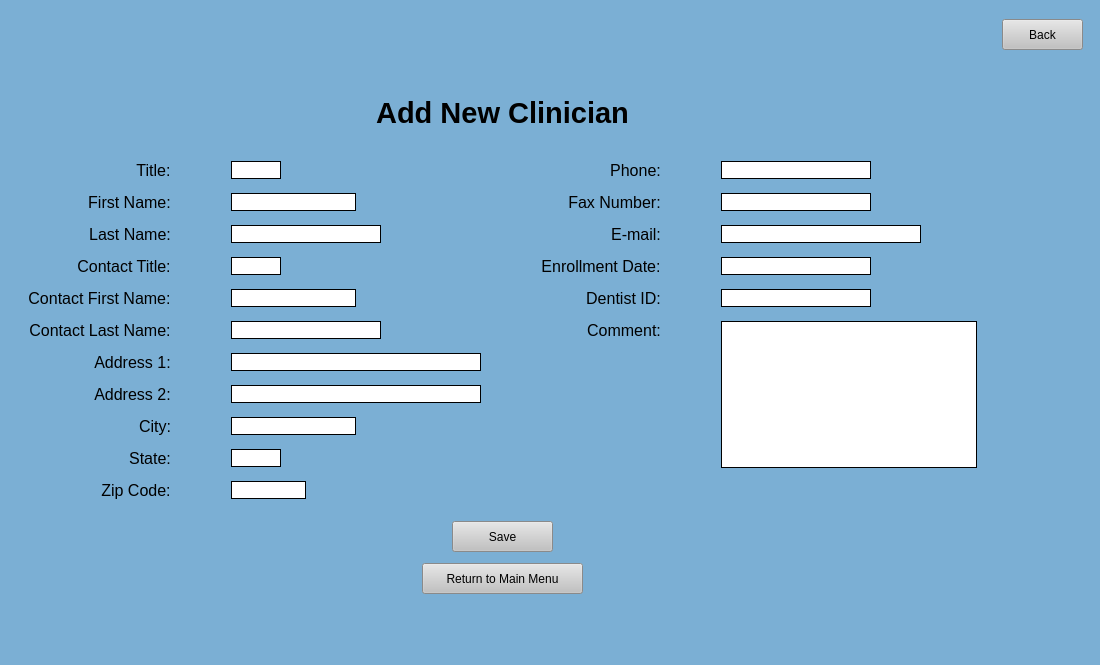
<?xml version="1.0" encoding="UTF-8"?>
<ui version="4.0">
 <class>AddClinicians</class>
 <widget class="QMainWindow" name="AddClinicians">
  <property name="windowModality">
   <enum>Qt::NonModal</enum>
  </property>
  <property name="enabled">
   <bool>true</bool>
  </property>
  <property name="geometry">
   <rect>
    <x>0</x>
    <y>0</y>
    <width>1100</width>
    <height>665</height>
   </rect>
  </property>
  <property name="minimumSize">
   <size>
    <width>1100</width>
    <height>665</height>
   </size>
  </property>
  <property name="maximumSize">
   <size>
    <width>1600</width>
    <height>1200</height>
   </size>
  </property>
  <property name="sizeIncrement">
   <size>
    <width>5</width>
    <height>5</height>
   </size>
  </property>
  <property name="windowTitle">
   <string>MainWindow</string>
  </property>
  <property name="styleSheet">
   <string notr="true">background-color: rgb(123, 175, 212);</string>
  </property>
  <widget class="QWidget" name="centralwidget">
   <layout class="QGridLayout" name="gridLayout">
    <item row="1" column="0">
     <spacer name="horizontalSpacer">
      <property name="orientation">
       <enum>Qt::Horizontal</enum>
      </property>
      <property name="sizeHint" stdset="0">
       <size>
        <width>40</width>
        <height>20</height>
       </size>
      </property>
     </spacer>
    </item>
    <item row="1" column="1">
     <widget class="QPushButton" name="back_2">
      <property name="minimumSize">
       <size>
        <width>81</width>
        <height>31</height>
       </size>
      </property>
      <property name="maximumSize">
       <size>
        <width>81</width>
        <height>31</height>
       </size>
      </property>
      <property name="cursor">
       <cursorShape>PointingHandCursor</cursorShape>
      </property>
      <property name="styleSheet">
       <string notr="true">QPushButton:hover {

background-color: rgb(210, 210, 210);

}

QPushButton {

background-color: rgb(193, 193, 193);

}</string>
      </property>
      <property name="text">
       <string>Back</string>
      </property>
     </widget>
    </item>
    <item row="3" column="0">
     <layout class="QVBoxLayout" name="verticalLayout">
      <property name="topMargin">
       <number>0</number>
      </property>
      <item>
       <widget class="QLabel" name="label">
        <property name="text">
         <string>&lt;html&gt;&lt;head/&gt;&lt;body&gt;&lt;p align=&quot;center&quot;&gt;&lt;span style=&quot; font-size:22pt; font-weight:600;&quot;&gt;Add New Clinician&lt;/span&gt;&lt;/p&gt;&lt;/body&gt;&lt;/html&gt;</string>
        </property>
       </widget>
      </item>
      <item>
       <spacer name="verticalSpacer">
        <property name="orientation">
         <enum>Qt::Vertical</enum>
        </property>
        <property name="sizeType">
         <enum>QSizePolicy::Minimum</enum>
        </property>
        <property name="sizeHint" stdset="0">
         <size>
          <width>10</width>
          <height>25</height>
         </size>
        </property>
       </spacer>
      </item>
      <item>
       <layout class="QHBoxLayout" name="horizontalLayout">
        <property name="topMargin">
         <number>0</number>
        </property>
        <item>
         <spacer name="horizontalSpacer_5">
          <property name="orientation">
           <enum>Qt::Horizontal</enum>
          </property>
          <property name="sizeHint" stdset="0">
           <size>
            <width>10</width>
            <height>10</height>
           </size>
          </property>
         </spacer>
        </item>
        <item>
         <layout class="QGridLayout" name="gridLayout_3">
          <property name="horizontalSpacing">
           <number>60</number>
          </property>
          <property name="verticalSpacing">
           <number>13</number>
          </property>
          <item row="3" column="3">
           <widget class="QLineEdit" name="enrollmentDate">
            <property name="sizePolicy">
             <sizepolicy hsizetype="Fixed" vsizetype="Fixed">
              <horstretch>0</horstretch>
              <verstretch>0</verstretch>
             </sizepolicy>
            </property>
            <property name="minimumSize">
             <size>
              <width>150</width>
              <height>0</height>
             </size>
            </property>
            <property name="maximumSize">
             <size>
              <width>125</width>
              <height>16777215</height>
             </size>
            </property>
            <property name="styleSheet">
             <string notr="true">background-color: rgb(255, 255, 255);
border-style: solid;
border-width: 1px</string>
            </property>
           </widget>
          </item>
          <item row="1" column="1">
           <widget class="QLineEdit" name="firstName">
            <property name="sizePolicy">
             <sizepolicy hsizetype="Fixed" vsizetype="Fixed">
              <horstretch>0</horstretch>
              <verstretch>0</verstretch>
             </sizepolicy>
            </property>
            <property name="maximumSize">
             <size>
              <width>125</width>
              <height>16777215</height>
             </size>
            </property>
            <property name="styleSheet">
             <string notr="true">background-color: rgb(255, 255, 255);
border-style: solid;
border-width: 1px</string>
            </property>
           </widget>
          </item>
          <item row="1" column="0" alignment="Qt::AlignRight">
           <widget class="QLabel" name="label_6">
            <property name="text">
             <string>&lt;html&gt;&lt;head/&gt;&lt;body&gt;&lt;p align=&quot;center&quot;&gt;&lt;span style=&quot; font-size:12pt;&quot;&gt;First Name:&lt;/span&gt;&lt;/p&gt;&lt;/body&gt;&lt;/html&gt;</string>
            </property>
            <property name="alignment">
             <set>Qt::AlignRight|Qt::AlignTrailing|Qt::AlignVCenter</set>
            </property>
           </widget>
          </item>
          <item row="0" column="1" alignment="Qt::AlignLeft">
           <widget class="QLineEdit" name="title">
            <property name="sizePolicy">
             <sizepolicy hsizetype="Fixed" vsizetype="Fixed">
              <horstretch>0</horstretch>
              <verstretch>0</verstretch>
             </sizepolicy>
            </property>
            <property name="minimumSize">
             <size>
              <width>50</width>
              <height>0</height>
             </size>
            </property>
            <property name="maximumSize">
             <size>
              <width>50</width>
              <height>16777215</height>
             </size>
            </property>
            <property name="styleSheet">
             <string notr="true">background-color: rgb(255, 255, 255);
border-style: solid;
border-width: 1px</string>
            </property>
           </widget>
          </item>
          <item row="0" column="0" alignment="Qt::AlignRight">
           <widget class="QLabel" name="label_41">
            <property name="text">
             <string>&lt;html&gt;&lt;head/&gt;&lt;body&gt;&lt;p align=&quot;center&quot;&gt;&lt;span style=&quot; font-size:12pt;&quot;&gt;Title:&lt;/span&gt;&lt;/p&gt;&lt;/body&gt;&lt;/html&gt;</string>
            </property>
            <property name="alignment">
             <set>Qt::AlignRight|Qt::AlignTrailing|Qt::AlignVCenter</set>
            </property>
           </widget>
          </item>
          <item row="3" column="2" alignment="Qt::AlignRight">
           <widget class="QLabel" name="label_39">
            <property name="text">
             <string>&lt;html&gt;&lt;head/&gt;&lt;body&gt;&lt;p align=&quot;center&quot;&gt;&lt;span style=&quot; font-size:12pt;&quot;&gt;Enrollment Date:&lt;/span&gt;&lt;/p&gt;&lt;/body&gt;&lt;/html&gt;</string>
            </property>
            <property name="alignment">
             <set>Qt::AlignRight|Qt::AlignTrailing|Qt::AlignVCenter</set>
            </property>
           </widget>
          </item>
          <item row="7" column="1">
           <widget class="QLineEdit" name="address2">
            <property name="minimumSize">
             <size>
              <width>250</width>
              <height>0</height>
             </size>
            </property>
            <property name="styleSheet">
             <string notr="true">background-color: rgb(255, 255, 255);
border-style: solid;
border-width: 1px</string>
            </property>
           </widget>
          </item>
          <item row="5" column="0" alignment="Qt::AlignRight">
           <widget class="QLabel" name="label_51">
            <property name="text">
             <string>&lt;html&gt;&lt;head/&gt;&lt;body&gt;&lt;p align=&quot;center&quot;&gt;&lt;span style=&quot; font-size:12pt;&quot;&gt;Contact Last Name:&lt;/span&gt;&lt;/p&gt;&lt;/body&gt;&lt;/html&gt;</string>
            </property>
            <property name="alignment">
             <set>Qt::AlignRight|Qt::AlignTrailing|Qt::AlignVCenter</set>
            </property>
           </widget>
          </item>
          <item row="0" column="2" alignment="Qt::AlignRight">
           <widget class="QLabel" name="label_50">
            <property name="text">
             <string>&lt;html&gt;&lt;head/&gt;&lt;body&gt;&lt;p align=&quot;center&quot;&gt;&lt;span style=&quot; font-size:12pt;&quot;&gt;Phone:&lt;/span&gt;&lt;/p&gt;&lt;/body&gt;&lt;/html&gt;</string>
            </property>
            <property name="alignment">
             <set>Qt::AlignRight|Qt::AlignTrailing|Qt::AlignVCenter</set>
            </property>
           </widget>
          </item>
          <item row="3" column="1">
           <widget class="QLineEdit" name="contactTitle">
            <property name="minimumSize">
             <size>
              <width>50</width>
              <height>0</height>
             </size>
            </property>
            <property name="maximumSize">
             <size>
              <width>50</width>
              <height>16777215</height>
             </size>
            </property>
            <property name="styleSheet">
             <string notr="true">background-color: rgb(255, 255, 255);
border-style: solid;
border-width: 1px</string>
            </property>
           </widget>
          </item>
          <item row="4" column="1">
           <widget class="QLineEdit" name="contactFirstName">
            <property name="maximumSize">
             <size>
              <width>125</width>
              <height>16777215</height>
             </size>
            </property>
            <property name="styleSheet">
             <string notr="true">background-color: rgb(255, 255, 255);
border-style: solid;
border-width: 1px</string>
            </property>
           </widget>
          </item>
          <item row="10" column="1">
           <widget class="QLineEdit" name="zip">
            <property name="maximumSize">
             <size>
              <width>75</width>
              <height>16777215</height>
             </size>
            </property>
            <property name="styleSheet">
             <string notr="true">background-color: rgb(255, 255, 255);
border-style: solid;
border-width: 1px</string>
            </property>
           </widget>
          </item>
          <item row="5" column="1">
           <widget class="QLineEdit" name="contactLastName">
            <property name="maximumSize">
             <size>
              <width>150</width>
              <height>16777215</height>
             </size>
            </property>
            <property name="styleSheet">
             <string notr="true">background-color: rgb(255, 255, 255);
border-style: solid;
border-width: 1px</string>
            </property>
           </widget>
          </item>
          <item row="6" column="1">
           <widget class="QLineEdit" name="address1">
            <property name="minimumSize">
             <size>
              <width>250</width>
              <height>0</height>
             </size>
            </property>
            <property name="styleSheet">
             <string notr="true">background-color: rgb(255, 255, 255);
border-style: solid;
border-width: 1px</string>
            </property>
           </widget>
          </item>
          <item row="1" column="3">
           <widget class="QLineEdit" name="fax">
            <property name="sizePolicy">
             <sizepolicy hsizetype="Fixed" vsizetype="Fixed">
              <horstretch>0</horstretch>
              <verstretch>0</verstretch>
             </sizepolicy>
            </property>
            <property name="minimumSize">
             <size>
              <width>150</width>
              <height>0</height>
             </size>
            </property>
            <property name="maximumSize">
             <size>
              <width>125</width>
              <height>16777215</height>
             </size>
            </property>
            <property name="styleSheet">
             <string notr="true">background-color: rgb(255, 255, 255);
border-style: solid;
border-width: 1px</string>
            </property>
           </widget>
          </item>
          <item row="1" column="2" alignment="Qt::AlignRight">
           <widget class="QLabel" name="label_10">
            <property name="text">
             <string>&lt;html&gt;&lt;head/&gt;&lt;body&gt;&lt;p align=&quot;center&quot;&gt;&lt;span style=&quot; font-size:12pt;&quot;&gt;Fax Number:&lt;/span&gt;&lt;/p&gt;&lt;/body&gt;&lt;/html&gt;</string>
            </property>
            <property name="alignment">
             <set>Qt::AlignRight|Qt::AlignTrailing|Qt::AlignVCenter</set>
            </property>
           </widget>
          </item>
          <item row="2" column="2" alignment="Qt::AlignRight">
           <widget class="QLabel" name="label_42">
            <property name="text">
             <string>&lt;html&gt;&lt;head/&gt;&lt;body&gt;&lt;p align=&quot;center&quot;&gt;&lt;span style=&quot; font-size:12pt;&quot;&gt;E-mail:&lt;/span&gt;&lt;/p&gt;&lt;/body&gt;&lt;/html&gt;</string>
            </property>
            <property name="alignment">
             <set>Qt::AlignRight|Qt::AlignTrailing|Qt::AlignVCenter</set>
            </property>
           </widget>
          </item>
          <item row="2" column="3">
           <widget class="QLineEdit" name="email">
            <property name="sizePolicy">
             <sizepolicy hsizetype="Fixed" vsizetype="Fixed">
              <horstretch>0</horstretch>
              <verstretch>0</verstretch>
             </sizepolicy>
            </property>
            <property name="minimumSize">
             <size>
              <width>200</width>
              <height>0</height>
             </size>
            </property>
            <property name="maximumSize">
             <size>
              <width>175</width>
              <height>16777215</height>
             </size>
            </property>
            <property name="styleSheet">
             <string notr="true">background-color: rgb(255, 255, 255);
border-style: solid;
border-width: 1px</string>
            </property>
           </widget>
          </item>
          <item row="7" column="0" alignment="Qt::AlignRight">
           <widget class="QLabel" name="label_40">
            <property name="text">
             <string>&lt;html&gt;&lt;head/&gt;&lt;body&gt;&lt;p align=&quot;center&quot;&gt;&lt;span style=&quot; font-size:12pt;&quot;&gt;Address 2:&lt;/span&gt;&lt;/p&gt;&lt;/body&gt;&lt;/html&gt;</string>
            </property>
            <property name="alignment">
             <set>Qt::AlignRight|Qt::AlignTrailing|Qt::AlignVCenter</set>
            </property>
           </widget>
          </item>
          <item row="0" column="3">
           <widget class="QLineEdit" name="phone">
            <property name="sizePolicy">
             <sizepolicy hsizetype="Fixed" vsizetype="Fixed">
              <horstretch>0</horstretch>
              <verstretch>0</verstretch>
             </sizepolicy>
            </property>
            <property name="minimumSize">
             <size>
              <width>150</width>
              <height>0</height>
             </size>
            </property>
            <property name="maximumSize">
             <size>
              <width>125</width>
              <height>16777215</height>
             </size>
            </property>
            <property name="styleSheet">
             <string notr="true">background-color: rgb(255, 255, 255);
border-style: solid;
border-width: 1px</string>
            </property>
           </widget>
          </item>
          <item row="6" column="0" alignment="Qt::AlignRight">
           <widget class="QLabel" name="label_45">
            <property name="text">
             <string>&lt;html&gt;&lt;head/&gt;&lt;body&gt;&lt;p align=&quot;center&quot;&gt;&lt;span style=&quot; font-size:12pt;&quot;&gt;Address 1:&lt;/span&gt;&lt;/p&gt;&lt;/body&gt;&lt;/html&gt;</string>
            </property>
            <property name="alignment">
             <set>Qt::AlignRight|Qt::AlignTrailing|Qt::AlignVCenter</set>
            </property>
           </widget>
          </item>
          <item row="3" column="0" alignment="Qt::AlignRight">
           <widget class="QLabel" name="label_44">
            <property name="text">
             <string>&lt;html&gt;&lt;head/&gt;&lt;body&gt;&lt;p align=&quot;center&quot;&gt;&lt;span style=&quot; font-size:12pt;&quot;&gt;Contact Title:&lt;/span&gt;&lt;/p&gt;&lt;/body&gt;&lt;/html&gt;</string>
            </property>
            <property name="alignment">
             <set>Qt::AlignRight|Qt::AlignTrailing|Qt::AlignVCenter</set>
            </property>
           </widget>
          </item>
          <item row="2" column="0" alignment="Qt::AlignRight">
           <widget class="QLabel" name="label_43">
            <property name="text">
             <string>&lt;html&gt;&lt;head/&gt;&lt;body&gt;&lt;p align=&quot;center&quot;&gt;&lt;span style=&quot; font-size:12pt;&quot;&gt;Last Name:&lt;/span&gt;&lt;/p&gt;&lt;/body&gt;&lt;/html&gt;</string>
            </property>
            <property name="alignment">
             <set>Qt::AlignRight|Qt::AlignTrailing|Qt::AlignVCenter</set>
            </property>
           </widget>
          </item>
          <item row="8" column="1">
           <widget class="QLineEdit" name="city">
            <property name="maximumSize">
             <size>
              <width>125</width>
              <height>16777215</height>
             </size>
            </property>
            <property name="styleSheet">
             <string notr="true">background-color: rgb(255, 255, 255);
border-style: solid;
border-width: 1px</string>
            </property>
           </widget>
          </item>
          <item row="8" column="0" alignment="Qt::AlignRight">
           <widget class="QLabel" name="label_47">
            <property name="text">
             <string>&lt;html&gt;&lt;head/&gt;&lt;body&gt;&lt;p align=&quot;center&quot;&gt;&lt;span style=&quot; font-size:12pt;&quot;&gt;City:&lt;/span&gt;&lt;/p&gt;&lt;/body&gt;&lt;/html&gt;</string>
            </property>
            <property name="alignment">
             <set>Qt::AlignRight|Qt::AlignTrailing|Qt::AlignVCenter</set>
            </property>
           </widget>
          </item>
          <item row="4" column="0" alignment="Qt::AlignRight">
           <widget class="QLabel" name="label_46">
            <property name="text">
             <string>&lt;html&gt;&lt;head/&gt;&lt;body&gt;&lt;p align=&quot;center&quot;&gt;&lt;span style=&quot; font-size:12pt;&quot;&gt;Contact First Name:&lt;/span&gt;&lt;/p&gt;&lt;/body&gt;&lt;/html&gt;</string>
            </property>
            <property name="alignment">
             <set>Qt::AlignRight|Qt::AlignTrailing|Qt::AlignVCenter</set>
            </property>
           </widget>
          </item>
          <item row="10" column="0" alignment="Qt::AlignRight">
           <widget class="QLabel" name="label_48">
            <property name="text">
             <string>&lt;html&gt;&lt;head/&gt;&lt;body&gt;&lt;p align=&quot;center&quot;&gt;&lt;span style=&quot; font-size:12pt;&quot;&gt;Zip Code:&lt;/span&gt;&lt;/p&gt;&lt;/body&gt;&lt;/html&gt;</string>
            </property>
            <property name="alignment">
             <set>Qt::AlignRight|Qt::AlignTrailing|Qt::AlignVCenter</set>
            </property>
           </widget>
          </item>
          <item row="9" column="1">
           <widget class="QLineEdit" name="state">
            <property name="maximumSize">
             <size>
              <width>50</width>
              <height>16777215</height>
             </size>
            </property>
            <property name="styleSheet">
             <string notr="true">background-color: rgb(255, 255, 255);
border-style: solid;
border-width: 1px</string>
            </property>
           </widget>
          </item>
          <item row="9" column="0" alignment="Qt::AlignRight">
           <widget class="QLabel" name="label_49">
            <property name="text">
             <string>&lt;html&gt;&lt;head/&gt;&lt;body&gt;&lt;p align=&quot;center&quot;&gt;&lt;span style=&quot; font-size:12pt;&quot;&gt;State:&lt;/span&gt;&lt;/p&gt;&lt;/body&gt;&lt;/html&gt;</string>
            </property>
            <property name="alignment">
             <set>Qt::AlignRight|Qt::AlignTrailing|Qt::AlignVCenter</set>
            </property>
           </widget>
          </item>
          <item row="2" column="1">
           <widget class="QLineEdit" name="lastName">
            <property name="sizePolicy">
             <sizepolicy hsizetype="Fixed" vsizetype="Fixed">
              <horstretch>0</horstretch>
              <verstretch>0</verstretch>
             </sizepolicy>
            </property>
            <property name="minimumSize">
             <size>
              <width>150</width>
              <height>0</height>
             </size>
            </property>
            <property name="maximumSize">
             <size>
              <width>150</width>
              <height>16777215</height>
             </size>
            </property>
            <property name="styleSheet">
             <string notr="true">background-color: rgb(255, 255, 255);
border-style: solid;
border-width: 1px</string>
            </property>
           </widget>
          </item>
          <item row="5" column="2" alignment="Qt::AlignRight">
           <widget class="QLabel" name="label_38">
            <property name="text">
             <string>&lt;html&gt;&lt;head/&gt;&lt;body&gt;&lt;p align=&quot;center&quot;&gt;&lt;span style=&quot; font-size:12pt;&quot;&gt;Comment:&lt;/span&gt;&lt;/p&gt;&lt;/body&gt;&lt;/html&gt;</string>
            </property>
            <property name="alignment">
             <set>Qt::AlignRight|Qt::AlignTrailing|Qt::AlignVCenter</set>
            </property>
           </widget>
          </item>
          <item row="4" column="2" alignment="Qt::AlignRight">
           <widget class="QLabel" name="dentistIDLabel">
            <property name="text">
             <string>&lt;html&gt;&lt;head/&gt;&lt;body&gt;&lt;p align=&quot;center&quot;&gt;&lt;span style=&quot; font-size:12pt;&quot;&gt;Dentist ID:&lt;/span&gt;&lt;/p&gt;&lt;/body&gt;&lt;/html&gt;</string>
            </property>
            <property name="alignment">
             <set>Qt::AlignRight|Qt::AlignTrailing|Qt::AlignVCenter</set>
            </property>
           </widget>
          </item>
          <item row="4" column="3">
           <widget class="QLineEdit" name="dentistID">
            <property name="sizePolicy">
             <sizepolicy hsizetype="Fixed" vsizetype="Fixed">
              <horstretch>0</horstretch>
              <verstretch>0</verstretch>
             </sizepolicy>
            </property>
            <property name="minimumSize">
             <size>
              <width>150</width>
              <height>0</height>
             </size>
            </property>
            <property name="maximumSize">
             <size>
              <width>125</width>
              <height>16777215</height>
             </size>
            </property>
            <property name="styleSheet">
             <string notr="true">background-color: rgb(255, 255, 255);
border-style: solid;
border-width: 1px</string>
            </property>
           </widget>
          </item>
          <item row="5" column="3" rowspan="5">
           <widget class="QTextEdit" name="comment">
            <property name="sizePolicy">
             <sizepolicy hsizetype="Fixed" vsizetype="Fixed">
              <horstretch>0</horstretch>
              <verstretch>0</verstretch>
             </sizepolicy>
            </property>
            <property name="minimumSize">
             <size>
              <width>100</width>
              <height>75</height>
             </size>
            </property>
            <property name="styleSheet">
             <string notr="true">background-color: rgb(255, 255, 255);
border-style: solid;
border-width: 1px</string>
            </property>
           </widget>
          </item>
         </layout>
        </item>
        <item>
         <spacer name="horizontalSpacer_4">
          <property name="orientation">
           <enum>Qt::Horizontal</enum>
          </property>
          <property name="sizeHint" stdset="0">
           <size>
            <width>10</width>
            <height>10</height>
           </size>
          </property>
         </spacer>
        </item>
       </layout>
      </item>
      <item>
       <spacer name="verticalSpacer_7">
        <property name="orientation">
         <enum>Qt::Vertical</enum>
        </property>
        <property name="sizeType">
         <enum>QSizePolicy::Minimum</enum>
        </property>
        <property name="sizeHint" stdset="0">
         <size>
          <width>5</width>
          <height>15</height>
         </size>
        </property>
       </spacer>
      </item>
      <item alignment="Qt::AlignHCenter">
       <widget class="QPushButton" name="save">
        <property name="sizePolicy">
         <sizepolicy hsizetype="Fixed" vsizetype="Fixed">
          <horstretch>0</horstretch>
          <verstretch>0</verstretch>
         </sizepolicy>
        </property>
        <property name="minimumSize">
         <size>
          <width>101</width>
          <height>31</height>
         </size>
        </property>
        <property name="maximumSize">
         <size>
          <width>101</width>
          <height>31</height>
         </size>
        </property>
        <property name="cursor">
         <cursorShape>PointingHandCursor</cursorShape>
        </property>
        <property name="styleSheet">
         <string notr="true">QPushButton:hover {

background-color: rgb(210, 210, 210);
position: absolute;
width: 200px;
height: 100px;


}

QPushButton {

background-color: rgb(193, 193, 193);

}</string>
        </property>
        <property name="text">
         <string>Save</string>
        </property>
       </widget>
      </item>
      <item>
       <spacer name="verticalSpacer_3">
        <property name="orientation">
         <enum>Qt::Vertical</enum>
        </property>
        <property name="sizeType">
         <enum>QSizePolicy::Minimum</enum>
        </property>
        <property name="sizeHint" stdset="0">
         <size>
          <width>5</width>
          <height>5</height>
         </size>
        </property>
       </spacer>
      </item>
      <item alignment="Qt::AlignHCenter">
       <widget class="QPushButton" name="menu">
        <property name="minimumSize">
         <size>
          <width>161</width>
          <height>31</height>
         </size>
        </property>
        <property name="maximumSize">
         <size>
          <width>161</width>
          <height>31</height>
         </size>
        </property>
        <property name="cursor">
         <cursorShape>PointingHandCursor</cursorShape>
        </property>
        <property name="styleSheet">
         <string notr="true">QPushButton:hover {

background-color: rgb(210, 210, 210);

}

QPushButton {

background-color: rgb(193, 193, 193);

}</string>
        </property>
        <property name="text">
         <string>Return to Main Menu</string>
        </property>
       </widget>
      </item>
     </layout>
    </item>
    <item row="6" column="0">
     <spacer name="verticalSpacer_6">
      <property name="orientation">
       <enum>Qt::Vertical</enum>
      </property>
      <property name="sizeType">
       <enum>QSizePolicy::MinimumExpanding</enum>
      </property>
      <property name="sizeHint" stdset="0">
       <size>
        <width>5</width>
        <height>5</height>
       </size>
      </property>
     </spacer>
    </item>
    <item row="0" column="1">
     <spacer name="verticalSpacer_4">
      <property name="orientation">
       <enum>Qt::Vertical</enum>
      </property>
      <property name="sizeType">
       <enum>QSizePolicy::Minimum</enum>
      </property>
      <property name="sizeHint" stdset="0">
       <size>
        <width>5</width>
        <height>10</height>
       </size>
      </property>
     </spacer>
    </item>
    <item row="1" column="2">
     <spacer name="horizontalSpacer_3">
      <property name="orientation">
       <enum>Qt::Horizontal</enum>
      </property>
      <property name="sizeType">
       <enum>QSizePolicy::Minimum</enum>
      </property>
      <property name="sizeHint" stdset="0">
       <size>
        <width>8</width>
        <height>5</height>
       </size>
      </property>
     </spacer>
    </item>
    <item row="2" column="0">
     <spacer name="verticalSpacer_2">
      <property name="orientation">
       <enum>Qt::Vertical</enum>
      </property>
      <property name="sizeHint" stdset="0">
       <size>
        <width>20</width>
        <height>40</height>
       </size>
      </property>
     </spacer>
    </item>
   </layout>
  </widget>
  <widget class="QMenuBar" name="menubar">
   <property name="geometry">
    <rect>
     <x>0</x>
     <y>0</y>
     <width>1100</width>
     <height>21</height>
    </rect>
   </property>
  </widget>
  <widget class="QStatusBar" name="statusbar"/>
 </widget>
 <resources/>
 <connections/>
</ui>
